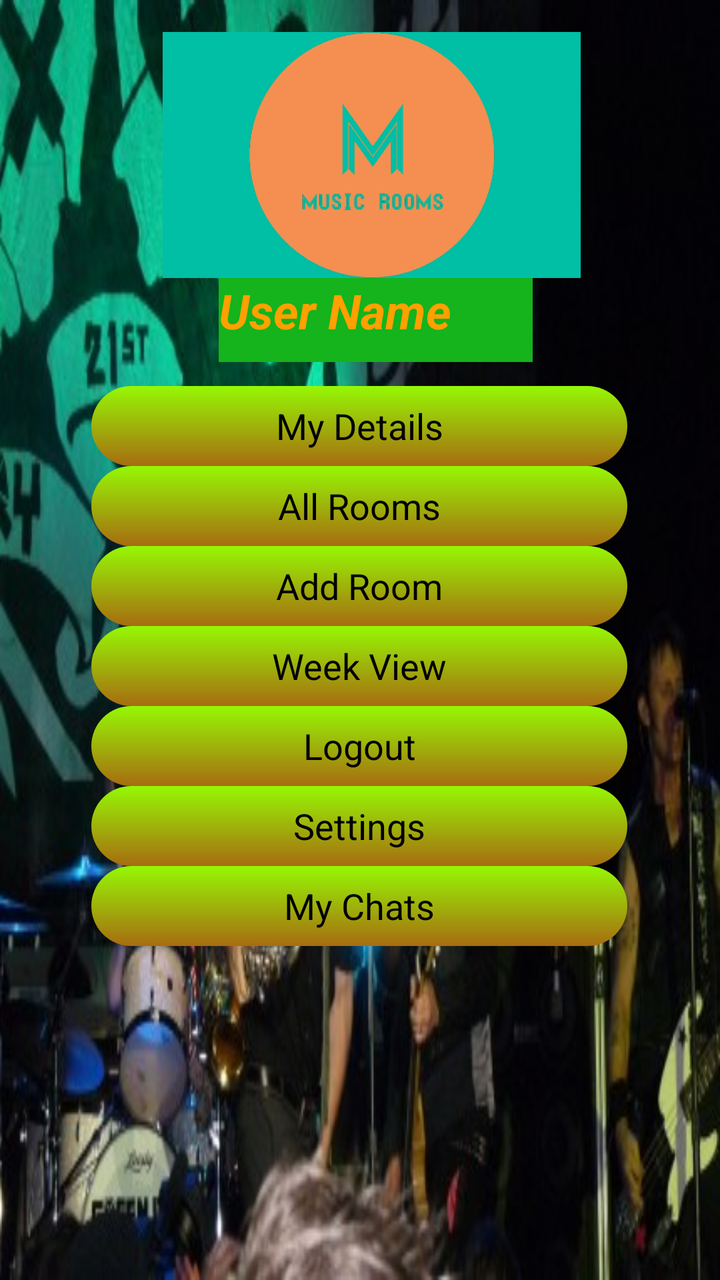
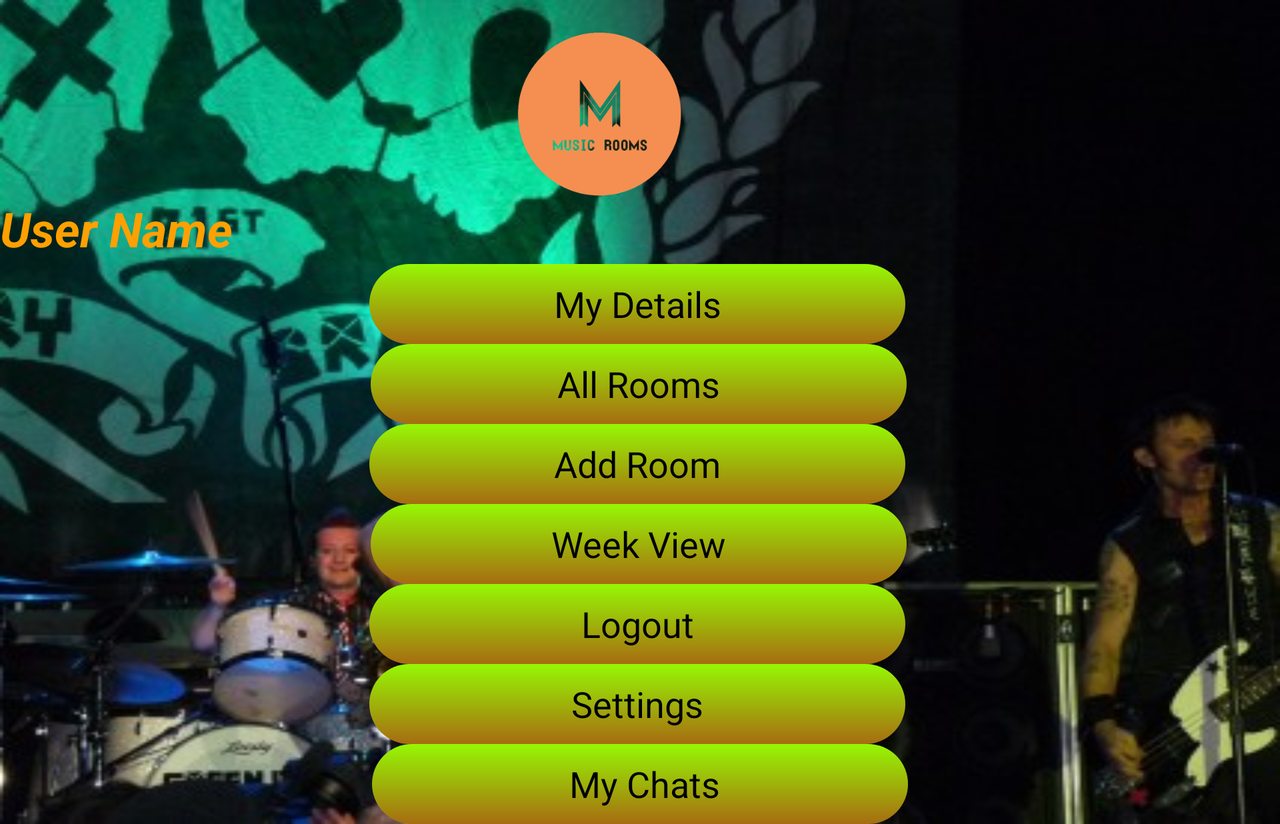

First picture: res/layout/ on a phone held upright. Second picture: the repository's own variant of that layout, on a device whose configuration matches the variant's folder. Source for both follows.
<!-- AndroidManifest.xml: application theme AppTheme -->
<!-- res/layout/main_menu.xml -->
<?xml version="1.0" encoding="utf-8"?>
<ScrollView xmlns:android="http://schemas.android.com/apk/res/android"
    xmlns:app="http://schemas.android.com/apk/res-auto"
    xmlns:tools="http://schemas.android.com/tools"
    android:layout_width="match_parent"
    android:layout_height="match_parent"
    android:fillViewport="true"
    android:background="@mipmap/greenday">

    <androidx.constraintlayout.widget.ConstraintLayout
        android:id="@+id/linearLayout"
        android:layout_width="match_parent"
        android:layout_height="wrap_content"

        tools:context=".Fragments.MainMenu">


        <TextView
            android:id="@+id/username1"
            android:layout_width="157dp"
            android:layout_height="42dp"
            android:background="#15B31C"
            android:text="User Name"
            android:textColor="#FFA000"
            android:textSize="24sp"
            android:textStyle="bold|italic"
            app:layout_constraintEnd_toEndOf="parent"
            app:layout_constraintHorizontal_bias="0.539"
            app:layout_constraintStart_toStartOf="parent"
            app:layout_constraintTop_toBottomOf="@+id/app_icon" />

        <Button
            android:id="@+id/user_details"
            android:layout_width="268dp"
            android:layout_height="40dp"

            android:layout_marginTop="12dp"
            android:background="@drawable/profile_button"
            android:text="My Details"
            app:layout_constraintEnd_toEndOf="parent"
            app:layout_constraintHorizontal_bias="0.496"
            app:layout_constraintStart_toStartOf="parent"
            app:layout_constraintTop_toBottomOf="@+id/username1" />

        <Button
            android:id="@+id/main_list"
            android:layout_width="268dp"
            android:layout_height="40dp"
            android:background="@drawable/profile_button"
            android:text="All Rooms"
            app:layout_constraintEnd_toEndOf="parent"
            app:layout_constraintHorizontal_bias="0.496"
            app:layout_constraintStart_toStartOf="parent"
            app:layout_constraintTop_toBottomOf="@+id/user_details" />

        <Button
            android:id="@+id/add_room"
            android:layout_width="268dp"
            android:layout_height="40dp"
            android:background="@drawable/profile_button"
            android:text="Add Room"
            app:layout_constraintEnd_toEndOf="parent"
            app:layout_constraintHorizontal_bias="0.496"
            app:layout_constraintStart_toStartOf="parent"
            app:layout_constraintTop_toBottomOf="@+id/main_list" />

        <Button
            android:id="@+id/weekview"
            android:layout_width="268dp"
            android:layout_height="40dp"
            android:background="@drawable/profile_button"
            android:text="Week View"
            app:layout_constraintEnd_toEndOf="parent"
            app:layout_constraintHorizontal_bias="0.496"
            app:layout_constraintStart_toStartOf="parent"
            app:layout_constraintTop_toBottomOf="@+id/add_room" />

        <Button
            android:id="@+id/logout1"
            android:layout_width="268dp"
            android:layout_height="40dp"
            android:background="@drawable/profile_button"
            android:text="Logout"
            app:layout_constraintEnd_toEndOf="parent"
            app:layout_constraintHorizontal_bias="0.496"
            app:layout_constraintStart_toStartOf="parent"
            app:layout_constraintTop_toBottomOf="@+id/weekview" />

        <Button
            android:id="@+id/settings"
            android:layout_width="268dp"
            android:layout_height="40dp"
            android:background="@drawable/profile_button"
            android:text="Settings"
            app:layout_constraintEnd_toEndOf="parent"
            app:layout_constraintHorizontal_bias="0.496"
            app:layout_constraintStart_toStartOf="parent"
            app:layout_constraintTop_toBottomOf="@+id/logout1" />

        <ImageView
            android:id="@+id/profile_im"
            android:layout_width="66dp"
            android:layout_height="71dp"
            android:layout_marginStart="34dp"
            android:layout_marginLeft="34dp"
            android:layout_marginTop="31dp"
            android:layout_marginEnd="37dp"
            android:layout_marginRight="37dp"
            app:layout_constraintEnd_toStartOf="@+id/app_icon"
            app:layout_constraintStart_toStartOf="parent"
            app:layout_constraintTop_toTopOf="parent"
            tools:src="@tools:sample/avatars" />

        <ImageView
            android:id="@+id/app_icon"
            android:layout_width="209dp"
            android:layout_height="123dp"
            android:layout_marginTop="16dp"
            android:background="#00BFA5"
            android:src="@drawable/logo2"
            app:layout_constraintEnd_toEndOf="parent"
            app:layout_constraintHorizontal_bias="0.538"
            app:layout_constraintStart_toStartOf="parent"
            app:layout_constraintTop_toTopOf="parent" />

        <Button
            android:id="@+id/chats_frag"
            android:layout_width="268dp"
            android:layout_height="40dp"
            android:background="@drawable/profile_button"
            android:text="My Chats"
            app:layout_constraintEnd_toEndOf="parent"
            app:layout_constraintHorizontal_bias="0.496"
            app:layout_constraintStart_toStartOf="parent"
            app:layout_constraintTop_toBottomOf="@+id/settings" />

    </androidx.constraintlayout.widget.ConstraintLayout>


</ScrollView>
<!-- resources referenced by this layout -->
<resources>
  <!-- drawable logo2: png bitmap (drawable, 31708 bytes) -->
  <!-- drawable profile_button (drawable) -->
  <?xml version="1.0" encoding="utf-8"?>
  <shape xmlns:android="http://schemas.android.com/apk/res/android"
      android:shape="rectangle">
      <corners android:radius="40dp"/> 
      <solid android:color="#8647A1"/> 
      <gradient
          android:startColor="@color/accent"
          android:endColor="@color/colorAccent"
          android:angle="-270" />
  </shape>
  <!-- mipmap greenday: jpg bitmap (mipmap-mdpi, 41529 bytes) -->
  <style name="AppTheme" parent="android:Theme.Holo.Light.DarkActionBar">
          
          <item name="colorPrimary">@color/accent</item>
          <item name="android:actionBarStyle">@style/AppTheme.Light.ActionBar</item>
          <item name="titleTextColor">@color/event_color_03</item>
          <item name="colorPrimaryDark">@color/colorPrimaryDark</item>
          <item name="colorAccent">@color/event_color_03</item>
          <item name="searchIcon">@style/Widget.AppCompat.SearchView</item>
          <item name="android:textColorPrimary">#DC1717</item>
  
  
      </style>
  <color name="accent">#96F804</color>
  <color name="colorAccent">#A76C11</color>
  <style name="AppTheme.Light.ActionBar" parent="@android:style/Widget.Holo.ActionBar">
          <item name="android:background">#64DD17</item>
  
      </style>
  <color name="event_color_03">#87d288</color>
  <color name="colorPrimaryDark">#23D8E2</color>
</resources>
<!-- res/layout-land/main_menu.xml (the repository's variant of the layout above) -->
<!-- drawn on the phone turned sideways -->
<?xml version="1.0" encoding="utf-8"?>
<ScrollView xmlns:android="http://schemas.android.com/apk/res/android"
    xmlns:app="http://schemas.android.com/apk/res-auto"
    xmlns:tools="http://schemas.android.com/tools"
    android:layout_width="match_parent"
    android:layout_height="match_parent"
    android:background="@mipmap/greenday"
    android:fillViewport="true">

    <androidx.constraintlayout.widget.ConstraintLayout
        android:id="@+id/linearLayout"
        android:layout_width="match_parent"
        android:layout_height="wrap_content"

        tools:context=".Fragments.MainMenu">


        <Button
            android:id="@+id/user_details"
            android:layout_width="268dp"
            android:layout_height="40dp"

            android:layout_marginTop="4dp"
            android:background="@drawable/profile_button"
            android:text="My Details"
            app:layout_constraintEnd_toEndOf="parent"
            app:layout_constraintHorizontal_bias="0.496"
            app:layout_constraintStart_toStartOf="parent"
            app:layout_constraintTop_toBottomOf="@+id/username1" />

        <Button
            android:id="@+id/main_list"
            android:layout_width="268dp"
            android:layout_height="40dp"
            android:background="@drawable/profile_button"
            android:text="All Rooms"
            app:layout_constraintEnd_toEndOf="parent"
            app:layout_constraintHorizontal_bias="0.498"
            app:layout_constraintStart_toStartOf="parent"
            app:layout_constraintTop_toBottomOf="@+id/user_details" />

        <Button
            android:id="@+id/add_room"
            android:layout_width="268dp"
            android:layout_height="40dp"
            android:background="@drawable/profile_button"
            android:text="Add Room"
            app:layout_constraintEnd_toEndOf="parent"
            app:layout_constraintHorizontal_bias="0.496"
            app:layout_constraintStart_toStartOf="parent"
            app:layout_constraintTop_toBottomOf="@+id/main_list" />

        <Button
            android:id="@+id/weekview"
            android:layout_width="268dp"
            android:layout_height="40dp"
            android:background="@drawable/profile_button"
            android:text="Week View"
            app:layout_constraintEnd_toEndOf="parent"
            app:layout_constraintHorizontal_bias="0.498"
            app:layout_constraintStart_toStartOf="parent"
            app:layout_constraintTop_toBottomOf="@+id/add_room" />

        <Button
            android:id="@+id/logout1"
            android:layout_width="268dp"
            android:layout_height="40dp"
            android:background="@drawable/profile_button"
            android:text="Logout"
            app:layout_constraintEnd_toEndOf="parent"
            app:layout_constraintHorizontal_bias="0.496"
            app:layout_constraintStart_toStartOf="parent"
            app:layout_constraintTop_toBottomOf="@+id/weekview" />

        <Button
            android:id="@+id/settings"
            android:layout_width="268dp"
            android:layout_height="40dp"
            android:background="@drawable/profile_button"
            android:text="Settings"
            app:layout_constraintEnd_toEndOf="parent"
            app:layout_constraintHorizontal_bias="0.496"
            app:layout_constraintStart_toStartOf="parent"
            app:layout_constraintTop_toBottomOf="@+id/logout1" />

        <Button
            android:id="@+id/chats_frag"
            android:layout_width="268dp"
            android:layout_height="40dp"
            android:background="@drawable/profile_button"
            android:text=" My Chats"
            app:layout_constraintEnd_toEndOf="parent"
            app:layout_constraintStart_toStartOf="parent"
            app:layout_constraintTop_toBottomOf="@+id/settings" />

        <ImageView
            android:id="@+id/profile_im"
            android:layout_width="66dp"
            android:layout_height="71dp"
            android:layout_marginStart="34dp"
            android:layout_marginLeft="34dp"
            android:layout_marginTop="31dp"
            android:layout_marginEnd="37dp"
            android:layout_marginRight="37dp"
            app:layout_constraintEnd_toStartOf="@+id/app_icon"
            app:layout_constraintStart_toStartOf="parent"
            app:layout_constraintTop_toTopOf="parent"
            tools:src="@tools:sample/avatars" />

        <ImageView
            android:id="@+id/app_icon"
            android:layout_width="146dp"
            android:layout_height="82dp"
            android:layout_marginTop="16dp"
            android:src="@drawable/logo2"
            app:layout_constraintEnd_toEndOf="parent"
            app:layout_constraintHorizontal_bias="0.459"
            app:layout_constraintStart_toStartOf="parent"
            app:layout_constraintTop_toTopOf="parent" />

        <TextView
            android:id="@+id/username1"
            android:layout_width="155dp"
            android:layout_height="30dp"
            android:text="User Name"
            android:textColor="#FFA000"
            android:textSize="24sp"
            android:textStyle="bold|italic"
            app:layout_constraintTop_toBottomOf="@+id/app_icon"
            tools:layout_editor_absoluteX="266dp" />

    </androidx.constraintlayout.widget.ConstraintLayout>


</ScrollView>
